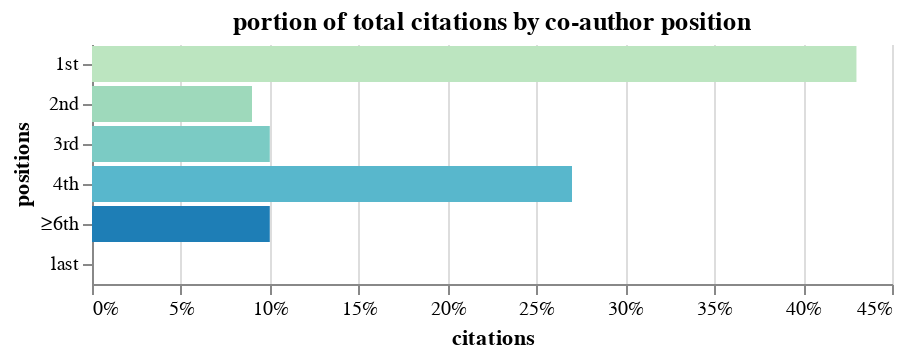

The code cell stored with this chart in its notebook:
### Markdown cell above
# Plot w/ Altair

### Code cell
def bar_chart(df):
    return alt.Chart(df).mark_bar().encode(
        alt.X('citations', axis=alt.Axis(format='%')),
        alt.Y('positions', sort=None),
        color=alt.Color(
            "positions", 
            scale=alt.Scale(scheme="greenblue"), 
            legend=None
            )
        ).properties(
            title='portion of total citations by co-author position'
        ).configure_axisX(
            labelAngle=0
        ).configure_view(
            strokeWidth=0
        )


bar_chart(percents_df).display()

### Figure 1 — Vega-Lite specification as saved in the notebook (floating-point values rounded to 4 significant figures)
{"config": {"view": {"continuousWidth": 400, "continuousHeight": 300, "strokeWidth": 0}, "axisX": {"labelAngle": 0}}, "data": {"name": "data-73048e4601cbc1606497ebcf89c83de6"}, "mark": "bar", "encoding": {"color": {"type": "nominal", "field": "positions", "legend": null, "scale": {"scheme": "greenblue"}}, "x": {"type": "quantitative", "axis": {"format": "%"}, "field": "citations"}, "y": {"type": "nominal", "field": "positions", "sort": null}}, "title": "portion of total citations by co-author position", "$schema": "https://vega.github.io/schema/vega-lite/v4.0.2.json", "datasets": {"data-73048e4601cbc1606497ebcf89c83de6": [{"positions": "1st", "citations": 0.43}, {"positions": "2nd", "citations": 0.09}, {"positions": "3rd", "citations": 0.1}, {"positions": "4th", "citations": 0.27}, {"positions": "≥6th", "citations": 0.1}, {"positions": "last", "citations": 0.0}]}}
